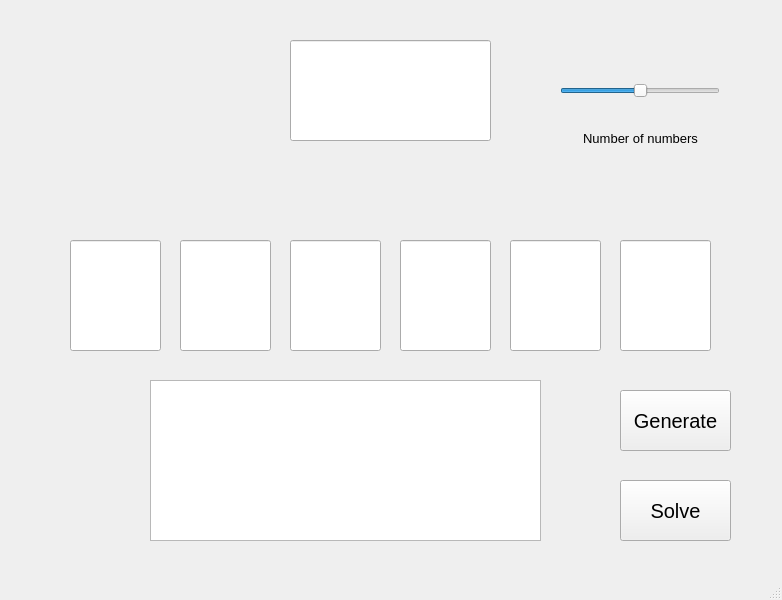
<?xml version="1.0" encoding="UTF-8"?>
<ui version="4.0">
 <class>MainWindow</class>
 <widget class="QMainWindow" name="MainWindow">
  <property name="geometry">
   <rect>
    <x>0</x>
    <y>0</y>
    <width>782</width>
    <height>600</height>
   </rect>
  </property>
  <property name="font">
   <font>
    <pointsize>15</pointsize>
   </font>
  </property>
  <property name="windowTitle">
   <string>MainWindow</string>
  </property>
  <widget class="QWidget" name="centralwidget">
   <widget class="QLineEdit" name="s1">
    <property name="geometry">
     <rect>
      <x>70</x>
      <y>240</y>
      <width>91</width>
      <height>111</height>
     </rect>
    </property>
    <property name="font">
     <font>
      <pointsize>30</pointsize>
     </font>
    </property>
    <property name="text">
     <string/>
    </property>
    <property name="alignment">
     <set>Qt::AlignCenter</set>
    </property>
   </widget>
   <widget class="QLineEdit" name="bigNo">
    <property name="geometry">
     <rect>
      <x>290</x>
      <y>40</y>
      <width>201</width>
      <height>101</height>
     </rect>
    </property>
    <property name="font">
     <font>
      <pointsize>35</pointsize>
     </font>
    </property>
    <property name="text">
     <string/>
    </property>
    <property name="alignment">
     <set>Qt::AlignCenter</set>
    </property>
   </widget>
   <widget class="QLineEdit" name="s2">
    <property name="geometry">
     <rect>
      <x>180</x>
      <y>240</y>
      <width>91</width>
      <height>111</height>
     </rect>
    </property>
    <property name="font">
     <font>
      <pointsize>30</pointsize>
     </font>
    </property>
    <property name="text">
     <string/>
    </property>
    <property name="alignment">
     <set>Qt::AlignCenter</set>
    </property>
   </widget>
   <widget class="QLineEdit" name="s3">
    <property name="geometry">
     <rect>
      <x>290</x>
      <y>240</y>
      <width>91</width>
      <height>111</height>
     </rect>
    </property>
    <property name="font">
     <font>
      <pointsize>30</pointsize>
     </font>
    </property>
    <property name="text">
     <string/>
    </property>
    <property name="alignment">
     <set>Qt::AlignCenter</set>
    </property>
   </widget>
   <widget class="QLineEdit" name="s4">
    <property name="geometry">
     <rect>
      <x>400</x>
      <y>240</y>
      <width>91</width>
      <height>111</height>
     </rect>
    </property>
    <property name="font">
     <font>
      <pointsize>30</pointsize>
     </font>
    </property>
    <property name="text">
     <string/>
    </property>
    <property name="alignment">
     <set>Qt::AlignCenter</set>
    </property>
   </widget>
   <widget class="QLineEdit" name="s5">
    <property name="geometry">
     <rect>
      <x>510</x>
      <y>240</y>
      <width>91</width>
      <height>111</height>
     </rect>
    </property>
    <property name="font">
     <font>
      <pointsize>30</pointsize>
     </font>
    </property>
    <property name="text">
     <string/>
    </property>
    <property name="alignment">
     <set>Qt::AlignCenter</set>
    </property>
   </widget>
   <widget class="QLineEdit" name="s6">
    <property name="geometry">
     <rect>
      <x>620</x>
      <y>240</y>
      <width>91</width>
      <height>111</height>
     </rect>
    </property>
    <property name="font">
     <font>
      <pointsize>30</pointsize>
     </font>
    </property>
    <property name="text">
     <string/>
    </property>
    <property name="alignment">
     <set>Qt::AlignCenter</set>
    </property>
   </widget>
   <widget class="QTextEdit" name="solutions">
    <property name="geometry">
     <rect>
      <x>150</x>
      <y>380</y>
      <width>391</width>
      <height>161</height>
     </rect>
    </property>
    <property name="font">
     <font>
      <pointsize>15</pointsize>
     </font>
    </property>
   </widget>
   <widget class="QPushButton" name="solveButton">
    <property name="geometry">
     <rect>
      <x>620</x>
      <y>480</y>
      <width>111</width>
      <height>61</height>
     </rect>
    </property>
    <property name="font">
     <font>
      <pointsize>15</pointsize>
     </font>
    </property>
    <property name="text">
     <string>Solve</string>
    </property>
   </widget>
   <widget class="QPushButton" name="generateButton">
    <property name="geometry">
     <rect>
      <x>620</x>
      <y>390</y>
      <width>111</width>
      <height>61</height>
     </rect>
    </property>
    <property name="font">
     <font>
      <pointsize>15</pointsize>
     </font>
    </property>
    <property name="text">
     <string>Generate</string>
    </property>
   </widget>
   <widget class="QSlider" name="numberSlider">
    <property name="geometry">
     <rect>
      <x>560</x>
      <y>75</y>
      <width>160</width>
      <height>31</height>
     </rect>
    </property>
    <property name="maximum">
     <number>4</number>
    </property>
    <property name="pageStep">
     <number>1</number>
    </property>
    <property name="sliderPosition">
     <number>2</number>
    </property>
    <property name="orientation">
     <enum>Qt::Horizontal</enum>
    </property>
   </widget>
   <widget class="QLabel" name="numberOfNumbers">
    <property name="geometry">
     <rect>
      <x>520</x>
      <y>130</y>
      <width>241</width>
      <height>16</height>
     </rect>
    </property>
    <property name="font">
     <font>
      <pointsize>10</pointsize>
     </font>
    </property>
    <property name="text">
     <string>Number of numbers</string>
    </property>
    <property name="alignment">
     <set>Qt::AlignCenter</set>
    </property>
   </widget>
  </widget>
  <widget class="QMenuBar" name="menubar">
   <property name="geometry">
    <rect>
     <x>0</x>
     <y>0</y>
     <width>782</width>
     <height>33</height>
    </rect>
   </property>
  </widget>
  <widget class="QStatusBar" name="statusbar"/>
 </widget>
 <resources/>
 <connections/>
</ui>
